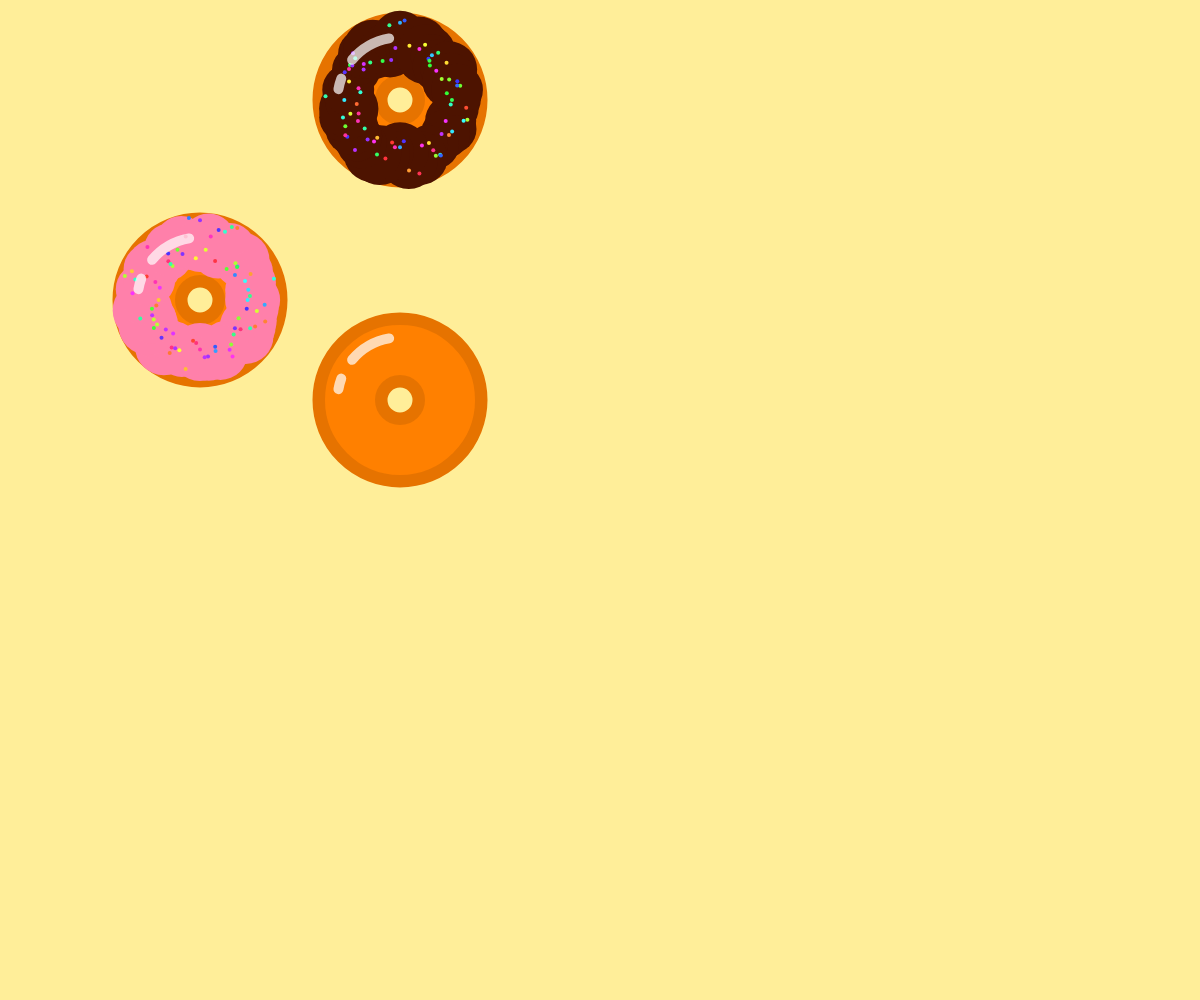
Frame 1 (no input)
Frame 60 (no input): identical to frame 1, image omitted
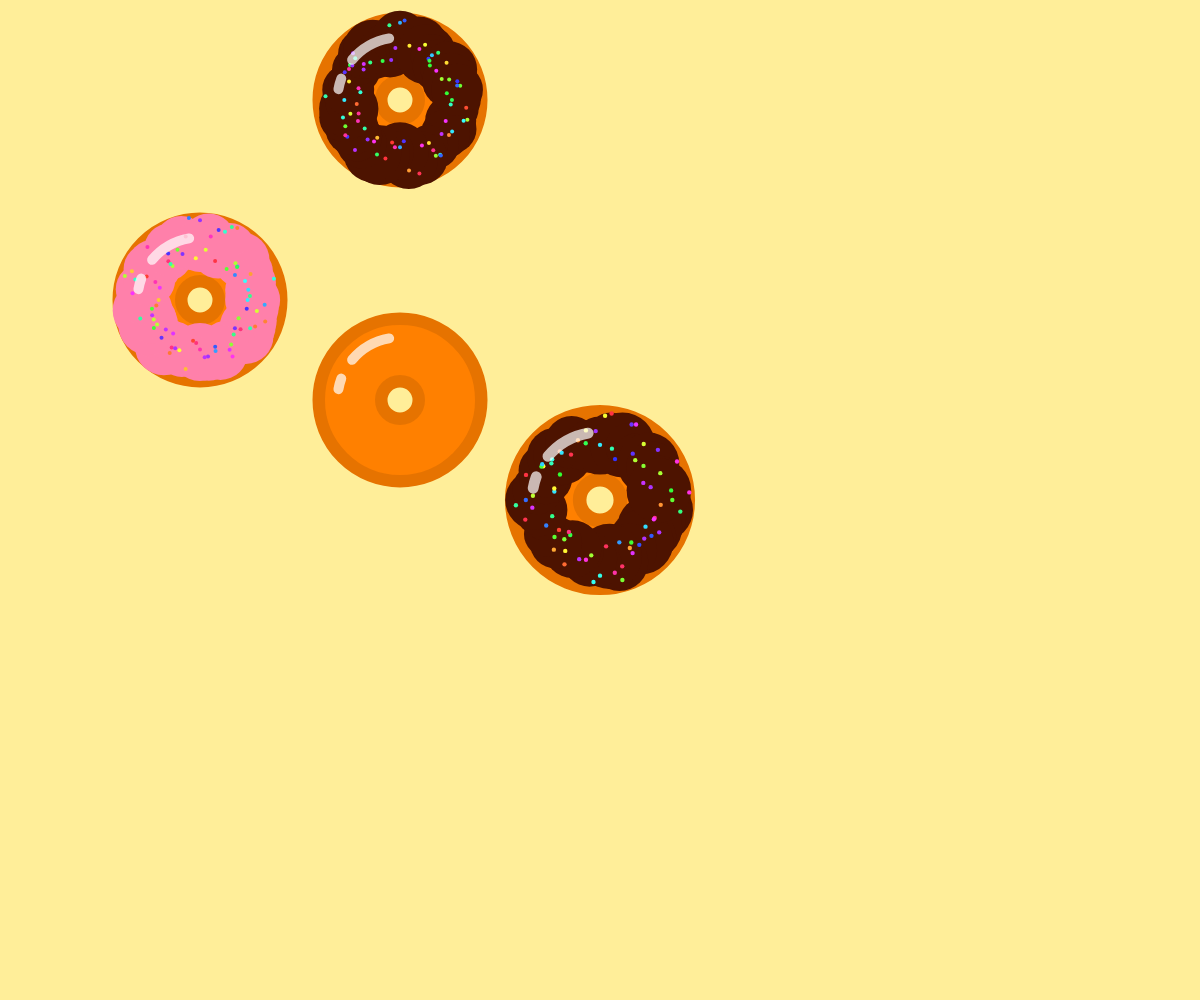
Frame 120 (the mouse pressed at the canvas centre since frame 60)

The p5.js sketch that drew these frames (run headless with seeded random() and noise() and a simulated clock; from frame 60 on, the mouse is pressed at the canvas centre):

// p5.js sketch
// ── sketch.js
// Donuts
let x = 0;
let y = 0;
let d = 200;
let icing = [];

function setup() {
  createCanvas(windowWidth, windowHeight);

  colorMode(HSL);
  angleMode(DEGREES);
  background(50, 100, 80);

  strawberrySprinkle(200, 300, 100);
  originalGlazed(400, 400, 100);
  ChocolateSprinkle(400, 100, 100);
}

function draw() {}

function mousePressed() {
  ChocolateSprinkle(mouseX, mouseY, random(100, 200));
}

function originalGlazed(x, y, d) {
  // original glazed

  push();
  translate(x, y);

  // shadow
  noFill();
  stroke(30, 100, 45);
  strokeWeight(d * 0.75);
  circle(0, 0, d);

  // light
  stroke(30, 100, 50);
  strokeWeight(d / 2);
  circle(0, 0, d);

  // highlight
  stroke(0, 100, 100, 0.7);
  strokeWeight(d * 0.1);
  arc(0, 0, d * 1.25, d * 1.25, 190, 200);
  arc(0, 0, d * 1.25, d * 1.25, 220, 260);

  pop();
}

function strawberrySprinkle(x, y, d) {
  push();
  translate(x, y);

  // base

  // shadow
  noFill();
  stroke(30, 100, 45);
  strokeWeight(d * 0.75);
  circle(0, 0, d);

  // light
  stroke(30, 100, 50);
  strokeWeight(d * 0.5);
  circle(0, 0, d);

  // strawberry icing

  for (let i = 0; i < 360; i += 10) {
    let sx = (cos(i) * d) / random(1.65, 2);
    let sy = (sin(i) * d) / random(1.6, 2);
    stroke(340, 100, 75);
    strokeWeight(random(d * 0.4, d * 0.6));
    let dot = point(sx, sy);
    icing.push(dot);
  }

  // sprinkles
  strokeWeight(d / 25);

  for (let i = 0; i < 360; i += 5) {
    let sx = (cos(i) * d) / random(1.2, 2.5);
    let sy = (sin(i) * d) / random(1.2, 2.5);
    stroke(random(0, 360), 100, 60);
    let dot = point(sx, sy);
    icing.push(dot);
  }

  // highlight
  stroke(0, 100, 100, 0.7);
  strokeWeight(d * 0.1);
  arc(0, 0, d * 1.25, d * 1.25, 190, 200);
  arc(0, 0, d * 1.25, d * 1.25, 220, 260);

  pop();
}

function ChocolateSprinkle(x, y, d) {
  push();
  translate(x, y);

  // base

  // shadow
  noFill();
  stroke(30, 100, 45);
  strokeWeight(d * 0.75);
  circle(0, 0, d);

  // light
  stroke(30, 100, 50);
  strokeWeight(d * 0.5);
  circle(0, 0, d);

  // chocolate icing

  for (let i = 0; i < 360; i += 10) {
    let sx = (cos(i) * d) / random(1.65, 2);
    let sy = (sin(i) * d) / random(1.6, 2);
    stroke(15, 100, 15); // brown
    strokeWeight(random(d * 0.4, d * 0.6));
    let dot = point(sx, sy);
    icing.push(dot);
  }

  // sprinkles
  strokeWeight(d / 25);

  for (let i = 0; i < 360; i += 5) {
    let sx = (cos(i) * d) / random(1.2, 2.5);
    let sy = (sin(i) * d) / random(1.2, 2.5);
    stroke(random(0, 360), 100, 60);
    let dot = point(sx, sy);
    icing.push(dot);
  }

  // highlight
  stroke(0, 100, 100, 0.7);
  strokeWeight(d * 0.1);
  arc(0, 0, d * 1.25, d * 1.25, 190, 200);
  arc(0, 0, d * 1.25, d * 1.25, 220, 260);

  pop();
}
